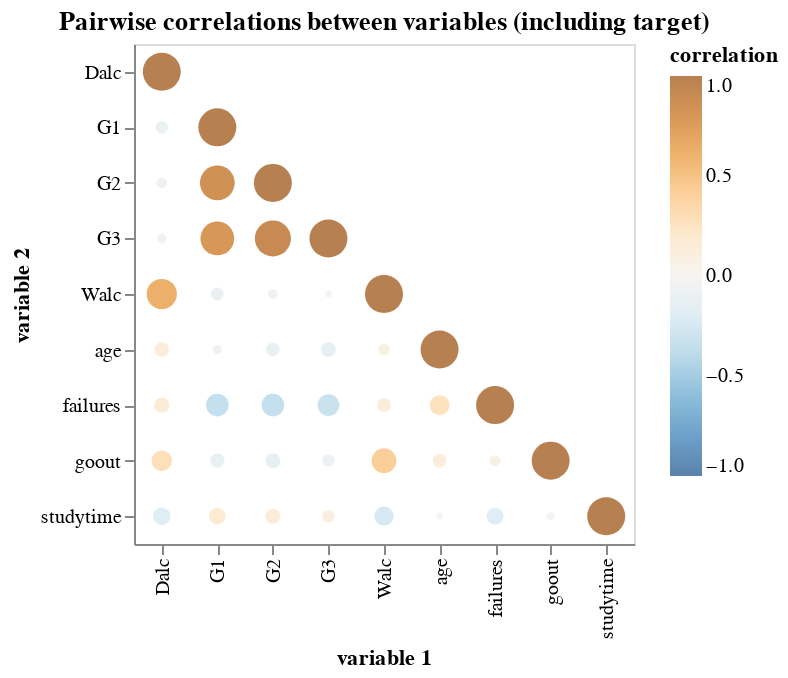

The notebook cell this image was saved under:
### Markdown cell above
**Figure 2: Density plot for each numeric columns (including the target `G3`)**

Some interesting observations:

- The distirbution of the grades `G3`, `G2`, `G1` are somewhat bell-shaped.
- Most student do not consume alcohol, or very minimally.
- Most student studies around 2-5 hours a week and most of them also did not fail any previous classes.

### Code cell
# ally.corr(train_df).properties(title="Correlation matrices for each numeric column pair")
corr_mat = train_df.select_dtypes(include='number').corr() \
    .reset_index(names="var1") \
    .melt(id_vars="var1", var_name="var2", value_name="correlation")
# get rid of "duplicated" correlation
corr_mat = corr_mat[corr_mat['var1'] <= corr_mat['var2']].reset_index(drop=True)
corr_mat["abs_corr"] = np.abs(corr_mat["correlation"])
alt.Chart(corr_mat).mark_circle().encode(
    alt.X("var1").title("variable 1"),
    alt.Y("var2").title("variable 2"),
    alt.Color("correlation").scale(domain=[-1, 1], scheme="blueorange"),
    alt.Size("abs_corr").legend(None)
).properties(
    width=250,
    height=250,
    title="Pairwise correlations between variables (including target)"
)

### Figure 1 — Vega-Lite specification as saved in the notebook (floating-point values rounded to 4 significant figures)
{"$schema": "https://vega.github.io/schema/vega-lite/v5.20.1.json", "config": {"view": {"continuousHeight": 300, "continuousWidth": 300}}, "data": {"name": "data-d09e159500f22c7e5fe963a320483083"}, "datasets": {"data-d09e159500f22c7e5fe963a320483083": [{"abs_corr": 1, "correlation": 1, "var1": "age", "var2": "age"}, {"abs_corr": 0.1389, "correlation": 0.1389, "var1": "Dalc", "var2": "age"}, {"abs_corr": 0.0853, "correlation": 0.0853, "var1": "Walc", "var2": "age"}, {"abs_corr": 0.04818, "correlation": -0.04818, "var1": "G1", "var2": "age"}, {"abs_corr": 0.1177, "correlation": -0.1177, "var1": "G2", "var2": "age"}, {"abs_corr": 0.1441, "correlation": -0.1441, "var1": "G3", "var2": "age"}, {"abs_corr": 0.01745, "correlation": -0.01745, "var1": "age", "var2": "studytime"}, {"abs_corr": 1, "correlation": 1, "var1": "studytime", "var2": "studytime"}, {"abs_corr": 0.1857, "correlation": -0.1857, "var1": "failures", "var2": "studytime"}, {"abs_corr": 0.03487, "correlation": -0.03487, "var1": "goout", "var2": "studytime"}, {"abs_corr": 0.2007, "correlation": -0.2007, "var1": "Dalc", "var2": "studytime"}, {"abs_corr": 0.2489, "correlation": -0.2489, "var1": "Walc", "var2": "studytime"}, {"abs_corr": 0.1834, "correlation": 0.1834, "var1": "G1", "var2": "studytime"}, {"abs_corr": 0.1467, "correlation": 0.1467, "var1": "G2", "var2": "studytime"}, {"abs_corr": 0.09855, "correlation": 0.09855, "var1": "G3", "var2": "studytime"}, {"abs_corr": 0.2677, "correlation": 0.2677, "var1": "age", "var2": "failures"}, {"abs_corr": 1, "correlation": 1, "var1": "failures", "var2": "failures"}, {"abs_corr": 0.1553, "correlation": 0.1553, "var1": "Dalc", "var2": "failures"}, {"abs_corr": 0.1212, "correlation": 0.1212, "var1": "Walc", "var2": "failures"}, {"abs_corr": 0.3463, "correlation": -0.3463, "var1": "G1", "var2": "failures"}, {"abs_corr": 0.3462, "correlation": -0.3462, "var1": "G2", "var2": "failures"}, {"abs_corr": 0.3207, "correlation": -0.3207, "var1": "G3", "var2": "failures"}, {"abs_corr": 0.1222, "correlation": 0.1222, "var1": "age", "var2": "goout"}, {"abs_corr": 0.06935, "correlation": 0.06935, "var1": "failures", "var2": "goout"}, {"abs_corr": 1, "correlation": 1, "var1": "goout", "var2": "goout"}, {"abs_corr": 0.2832, "correlation": 0.2832, "var1": "Dalc", "var2": "goout"}, {"abs_corr": 0.4205, "correlation": 0.4205, "var1": "Walc", "var2": "goout"}, {"abs_corr": 0.1317, "correlation": -0.1317, "var1": "G1", "var2": "goout"}, {"abs_corr": 0.1433, "correlation": -0.1433, "var1": "G2", "var2": "goout"}, {"abs_corr": 0.09549, "correlation": -0.09549, "var1": "G3", "var2": "goout"}, {"abs_corr": 1, "correlation": 1, "var1": "Dalc", "var2": "Dalc"}, {"abs_corr": 0.6254, "correlation": 0.6254, "var1": "Dalc", "var2": "Walc"}, {"abs_corr": 1, "correlation": 1, "var1": "Walc", "var2": "Walc"}, {"abs_corr": 0.1032, "correlation": -0.1032, "var1": "G1", "var2": "Walc"}, {"abs_corr": 0.05392, "correlation": -0.05392, "var1": "G2", "var2": "Walc"}, {"abs_corr": 0.0209, "correlation": -0.0209, "var1": "G3", "var2": "Walc"}, {"abs_corr": 0.09864, "correlation": -0.09864, "var1": "Dalc", "var2": "G1"}, {"abs_corr": 1, "correlation": 1, "var1": "G1", "var2": "G1"}, {"abs_corr": 0.06673, "correlation": -0.06673, "var1": "Dalc", "var2": "G2"}, {"abs_corr": 0.8342, "correlation": 0.8342, "var1": "G1", "var2": "G2"}, {"abs_corr": 1, "correlation": 1, "var1": "G2", "var2": "G2"}, {"abs_corr": 0.05342, "correlation": -0.05342, "var1": "Dalc", "var2": "G3"}, {"abs_corr": 0.7871, "correlation": 0.7871, "var1": "G1", "var2": "G3"}, {"abs_corr": 0.9012, "correlation": 0.9012, "var1": "G2", "var2": "G3"}, {"abs_corr": 1, "correlation": 1, "var1": "G3", "var2": "G3"}]}, "encoding": {"color": {"field": "correlation", "scale": {"domain": [-1, 1], "scheme": "blueorange"}, "type": "quantitative"}, "size": {"field": "abs_corr", "legend": null, "type": "quantitative"}, "x": {"field": "var1", "title": "variable 1", "type": "nominal"}, "y": {"field": "var2", "title": "variable 2", "type": "nominal"}}, "height": 250, "mark": {"type": "circle"}, "title": "Pairwise correlations between variables (including target)", "width": 250}
